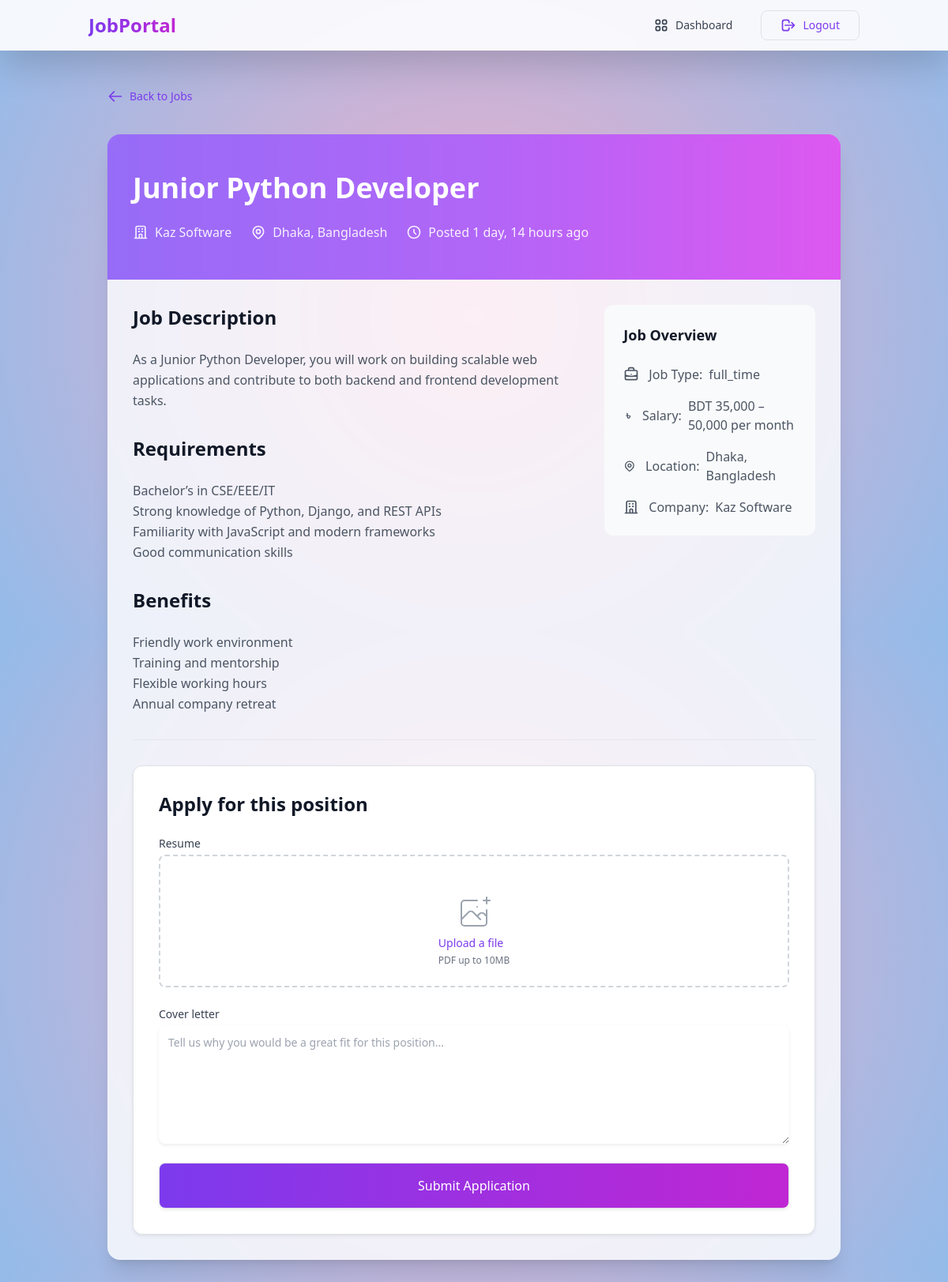
The page /jobs/19/ (signed in) on the database its author committed.
### jobs/models.py (models this page shows, shortened)
class Job(models.Model):
    JOB_TYPE_CHOICES = [
        ('full_time', 'Full Time'),
        ('part_time', 'Part Time'),
        ('contract', 'Contract'),
        ('freelance', 'Freelance'),
        ('internship', 'Internship'),
    ]
    title = models.CharField(max_length=200)
    company_name = models.CharField(max_length=200)
    location = models.CharField(max_length=200)
    job_type = models.CharField(max_length=20, choices=JOB_TYPE_CHOICES, default='full_time')
    salary = models.CharField(max_length=100, blank=True)
    description = models.TextField()
    requirements = models.TextField(blank=True)
    benefits = models.TextField(blank=True)
    posted_by = models.ForeignKey(
        settings.AUTH_USER_MODEL,
        on_delete=models.CASCADE,
        related_name='posted_jobs'
    )
    created_at = models.DateTimeField(auto_now_add=True)

### jobs/views.py (the view)
# urls.py: path('jobs/<int:job_id>/', views.job_detail, name='job_detail'),
@login_required
def job_detail(request, job_id):
    job = get_object_or_404(Job, pk=job_id)
    has_applied = Application.objects.filter(job=job, applicant=request.user).exists() if request.user.is_authenticated else False
    if request.method == 'POST' and request.user.is_applicant:
        if has_applied:
            messages.error(request, 'You have already applied for this position.')
            return redirect('job_list')
        form = ApplicationForm(request.POST, request.FILES)
        if form.is_valid():
            application = form.save(commit=False)
            application.job = job
            application.applicant = request.user
            application.save()
            messages.success(request, 'Application submitted successfully!')
            return redirect('dashboard')
    else:
        form = ApplicationForm() if not has_applied else None
    return render(request, 'jobs/job_detail.html', {
        'job': job,
        'form': form,
        'has_applied': has_applied
    })

### jobs/forms.py (shortened to what this page needs)
class ApplicationForm(forms.ModelForm):
    class Meta:
        model = Application
        fields = ['resume', 'cover_letter']
        widgets = {
            'cover_letter': forms.Textarea(attrs={
                'rows': 5,
                'class': 'mt-1 block w-full rounded-md border-gray-300 shadow-sm focus:border-violet-500 focus:ring-violet-500 sm:text-sm transition duration-200',
                'placeholder': 'Tell us why you would be a great fit for this position...'
            }),
            'resume': forms.FileInput(attrs={
                'class': 'sr-only',
                'accept': '.pdf,.doc,.docx'
            })
        }

### jobs/templates/jobs/job_detail.html (shortened to what this page needs)
{% extends 'base.html' %}
{% block content %}
<div class="max-w-7xl mx-auto px-4 sm:px-6 lg:px-8 py-8">
    <a href="{% url 'home' %}" class="inline-flex items-center text-sm font-medium text-violet-600 hover:text-violet-700 transition-colors duration-200">
        <svg class="w-5 h-5 mr-2" fill="none" stroke="currentColor" viewBox="0 0 24 24">
            <path stroke-linecap="round" stroke-linejoin="round" stroke-width="2" d="M10 19l-7-7m0 0l7-7m-7 7h18"/>
        </svg>
        Back to Jobs
    </a>
</div>
<div class="max-w-7xl mx-auto px-4 sm:px-6 lg:px-8 pb-16">
    <div class="bg-white/80 backdrop-blur-sm rounded-2xl shadow-xl overflow-hidden">
        <div class="bg-gradient-to-r from-violet-500 via-purple-500 to-fuchsia-500 px-8 py-12 relative">
            <div class="absolute inset-0 bg-white/10 backdrop-blur-sm"></div>
            <div class="relative z-10">
                <h1 class="text-3xl md:text-4xl font-bold text-white mb-4">{{ job.title }}</h1>
                <div class="flex flex-wrap items-center gap-4 text-white/90">
                    <div class="flex items-center">
                        <svg class="w-5 h-5 mr-2" fill="none" stroke="currentColor" viewBox="0 0 24 24">
                            <path stroke-linecap="round" stroke-linejoin="round" stroke-width="2" d="M19 21V5a2 2 0 00-2-2H7a2 2 0 00-2 2v16m14 0h2m-2 0h-5m-9 0H3m2 0h5M9 7h1m-1 4h1m4-4h1m-1 4h1m-5 10v-5a1 1 0 011-1h2a1 1 0 011 1v5m-4 0h4"/>
                        </svg>
                        {{ job.company_name }}
                    </div>
                    <div class="flex items-center">
                        {{ job.location }}
                    </div>
                    <div class="flex items-center">
                        <svg class="w-5 h-5 mr-2" fill="none" stroke="currentColor" viewBox="0 0 24 24">
                            <path stroke-linecap="round" stroke-linejoin="round" stroke-width="2" d="M12 8v4l3 3m6-3a9 9 0 11-18 0 9 9 0 0118 0z"/>
                        </svg>
                        Posted {{ job.created_at|timesince }} ago
                    </div>
                </div>
            </div>
        </div>
        <div class="p-8">
            <div class="grid grid-cols-1 lg:grid-cols-3 gap-8">
                <div class="lg:col-span-2 space-y-8">
                    <div class="prose max-w-none">
                        <h2 class="text-2xl font-bold text-gray-900 mb-4">Job Description</h2>
                        <div class="text-gray-600 space-y-4 leading-relaxed">
                            {{ job.description|linebreaks }}
                        </div>
                    </div>
                    <div class="prose max-w-none">
                        <h2 class="text-2xl font-bold text-gray-900 mb-4">Requirements</h2>
                        <div class="text-gray-600 space-y-4 leading-relaxed">
                            {{ job.requirements|linebreaks }}
                        </div>
                    </div>
                    <div class="prose max-w-none">
                        <h2 class="text-2xl font-bold text-gray-900 mb-4">Benefits</h2>
                        <div class="text-gray-600 space-y-4 leading-relaxed">
                            {{ job.benefits|linebreaks }}
                        </div>
                    </div>
                </div>
                <div class="lg:col-span-1">
                    <div class="bg-gray-50 rounded-xl p-6 sticky top-8">
                        <h3 class="text-lg font-semibold text-gray-900 mb-4">Job Overview</h3>
                        <div class="space-y-4">
                            <div class="flex items-center text-gray-600">
                                <span class="font-medium">Job Type:</span>
                                <span class="ml-2">{{ job.job_type }}</span>
                            </div>
                            <div class="flex items-center text-gray-600">
                                <span class="inline-flex items-center justify-center w-5 h-5 mr-3 text-sm font-semibold">৳</span>
                                <span class="font-medium">Salary:</span>
                                <span class="ml-2">{{ job.salary }}</span>
                            </div>
                            <div class="flex items-center text-gray-600">
                                <span class="font-medium">Location:</span>
                                <span class="ml-2">{{ job.location }}</span>
                            </div>
                            <div class="flex items-center text-gray-600">
                                <svg class="w-5 h-5 mr-3" fill="none" stroke="currentColor" viewBox="0 0 24 24">
                                    <path stroke-linecap="round" stroke-linejoin="round" stroke-width="2" d="M19 21V5a2 2 0 00-2-2H7a2 2 0 00-2 2v16m14 0h2m-2 0h-5m-9 0H3m2 0h5M9 7h1m-1 4h1m4-4h1m-1 4h1m-5 10v-5a1 1 0 011-1h2a1 1 0 011 1v5m-4 0h4"/>
                                </svg>
                                <span class="font-medium">Company:</span>
                                <span class="ml-2">{{ job.company_name }}</span>
                            </div>
                        </div>
                    </div>
                </div>
            </div>
            <div class="mt-8 border-t border-gray-200 pt-8">
                {% if request.user.is_authenticated %}
                    {% if request.user == job.posted_by %}
                        <div class="flex gap-4">
                            <a href="{% url 'manage_applications' job.id %}"
                               class="inline-flex items-center px-6 py-3 border border-transparent text-base font-medium rounded-lg text-white bg-gradient-to-r from-violet-600 to-fuchsia-600 hover:from-violet-700 hover:to-fuchsia-700 focus:outline-none focus:ring-2 focus:ring-offset-2 focus:ring-violet-500 transition-all duration-300 hover:scale-105 shadow-lg">
                                <svg class="w-5 h-5 mr-2" fill="none" stroke="currentColor" viewBox="0 0 24 24">
                                    <path stroke-linecap="round" stroke-linejoin="round" stroke-width="2" d="M17 20h5v-2a3 3 0 00-5.356-1.857M17 20H7m10 0v-2c0-.656-.126-1.283-.356-1.857M7 20H2v-2a3 3 0 015.356-1.857M7 20v-2c0-.656.126-1.283.356-1.857m0 0a5.002 5.002 0 019.288 0M15 7a3 3 0 11-6 0 3 3 0 016 0zm6 3a2 2 0 11-4 0 2 2 0 014 0zM7 10a2 2 0 11-4 0 2 2 0 014 0z"/>
                                </svg>
                                View Applicants ({{ job.application_set.count }})
                            </a>
                            <a href="{% url 'post_job' %}?edit={{ job.id }}"
                               class="inline-flex items-center px-6 py-3 border border-violet-600 text-base font-medium rounded-lg text-violet-600 bg-transparent hover:bg-violet-50 focus:outline-none focus:ring-2 focus:ring-offset-2 focus:ring-violet-500 transition-all duration-300">
                                <svg class="w-5 h-5 mr-2" fill="none" stroke="currentColor" viewBox="0 0 24 24">
                                    <path stroke-linecap="round" stroke-linejoin="round" stroke-width="2" d="M11 5H6a2 2 0 00-2 2v11a2 2 0 002 2h11a2 2 0 002-2v-5m-1.414-9.414a2 2 0 112.828 2.828L11.828 15H9v-2.828l8.586-8.586z"/>
                                </svg>
                                Edit Job
                            </a>
                        </div>
                    {% elif request.user.is_applicant %}
                        <div class="bg-white rounded-xl shadow-sm p-8 border border-gray-100">
                            <h3 class="text-2xl font-bold text-gray-900 mb-6">Apply for this position</h3>
                            <form method="post" enctype="multipart/form-data" class="space-y-6">
                                {% for field in form %}
                                <div class="space-y-2">
                                    <label for="{{ field.id_for_label }}" class="block text-sm font-medium text-gray-700">
                                        {{ field.label }}
                                    </label>
                                    {% if field.field.widget.input_type == 'file' %}
                                        <div class="mt-1 flex justify-center px-6 pt-5 pb-6 border-2 border-gray-300 border-dashed rounded-lg hover:border-violet-500 transition-colors duration-200">
                                            <div class="space-y-1 text-center">
                                                <div class="flex text-sm text-gray-600">
                                                    <label for="{{ field.id_for_label }}" class="relative cursor-pointer bg-white rounded-md font-medium text-violet-600 hover:text-violet-500 focus-within:outline-none focus-within:ring-2 focus-within:ring-offset-2 focus-within:ring-violet-500">
                                                        <span>Upload a file</span>
                                                    </label>
                                                </div>
                                                <p class="text-xs text-gray-500">PDF up to 10MB</p>
                                            </div>
                                        </div>
                                    {% else %}
                                        <div class="mt-1">
                                            {{ field }}
                                        </div>
                                    {% endif %}
                                </div>
                                {% endfor %}
                                <div class="mt-6">
                                    <button type="submit"
                                            class="w-full flex justify-center py-3 px-6 border border-transparent rounded-lg shadow-sm text-base font-medium text-white bg-gradient-to-r from-violet-600 to-fuchsia-600 hover:from-violet-700 hover:to-fuchsia-700 focus:outline-none focus:ring-2 focus:ring-offset-2 focus:ring-violet-500 transition-all duration-300 hover:scale-[1.02]">
                                        Submit Application
                                    </button>
                                </div>
                            </form>
                        </div>
                    {% endif %}
                {% endif %}
            </div>
        </div>
    </div>
</div>
{% endblock %}

### jobs/templates/jobs/job_detail.html (style rules this page uses)
textarea { min-height: 150px !important; border-radius: 0.5rem !important; border-color: #E5E7EB !important; width: 100% !important; padding: 0.75rem !important; font-size: 0.875rem !important; line-height: 1.25rem !important; transition: all 0.3s ease !important; }

### rows shown on the page
Job: title "Junior Python Developer", company_name "Kaz Software", location "Dhaka, Bangladesh", created_at "1 day, 14 hours", description "As a Junior Python Developer, you will work on building scalable web applications and contribute to both backend and frontend development tasks.", requirements "Bachelor’s in CSE/EEE/IT Strong knowledge of Python, Django, and REST APIs Familiarity with JavaScript and modern frameworks Good communication skills", benefits "Friendly work environment Training and mentorship Flexible working hours Annual company retreat", job_type "full_time", salary "BDT 35,000 – 50,000 per month"

### other values the page prints
{{ field.label }} "Resume" "Cover letter"
